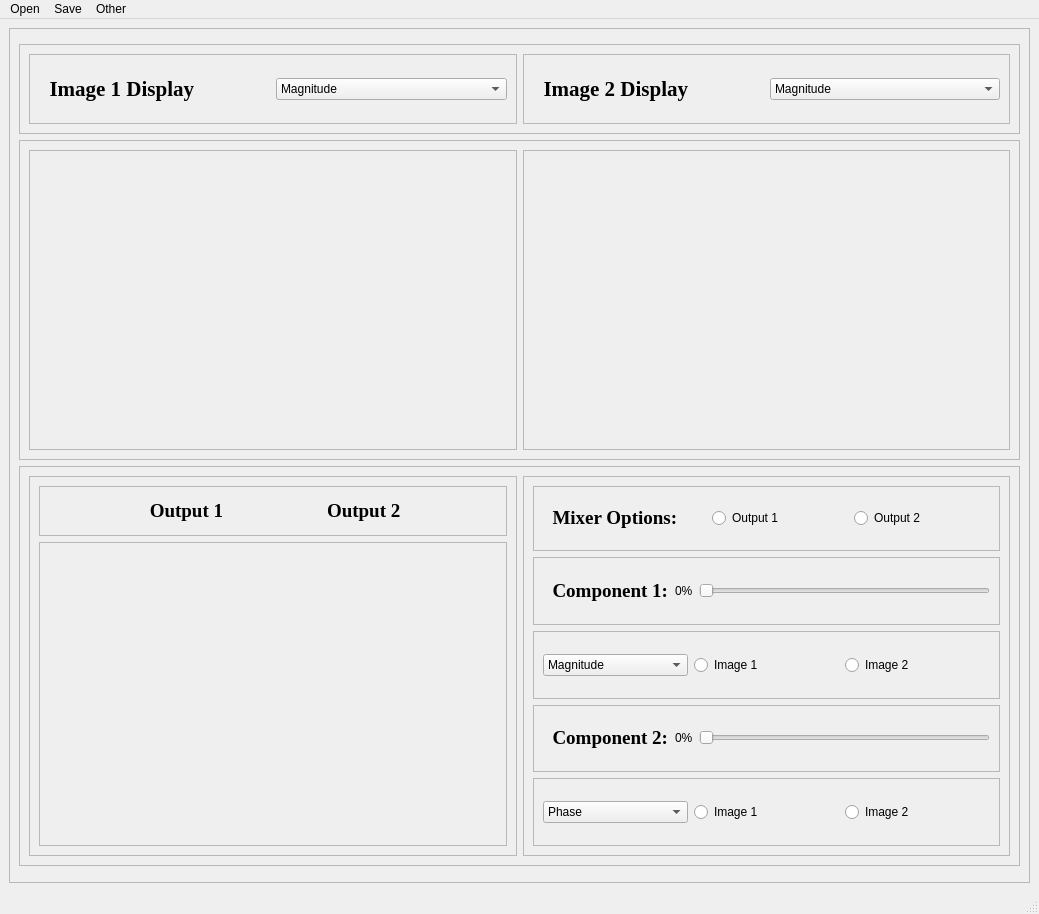
<?xml version="1.0" encoding="UTF-8"?>
<ui version="4.0">
 <class>MainWindow</class>
 <widget class="QMainWindow" name="MainWindow">
  <property name="geometry">
   <rect>
    <x>0</x>
    <y>0</y>
    <width>1039</width>
    <height>914</height>
   </rect>
  </property>
  <property name="windowTitle">
   <string>MainWindow</string>
  </property>
  <widget class="QWidget" name="centralwidget">
   <layout class="QGridLayout" name="gridLayout">
    <item row="0" column="0">
     <widget class="QFrame" name="frame">
      <property name="minimumSize">
       <size>
        <width>794</width>
        <height>0</height>
       </size>
      </property>
      <property name="frameShape">
       <enum>QFrame::StyledPanel</enum>
      </property>
      <property name="frameShadow">
       <enum>QFrame::Raised</enum>
      </property>
      <layout class="QGridLayout" name="gridLayout_21">
       <item row="0" column="0">
        <layout class="QVBoxLayout" name="verticalLayout_2">
         <item>
          <widget class="QFrame" name="frame_2">
           <property name="maximumSize">
            <size>
             <width>16777215</width>
             <height>90</height>
            </size>
           </property>
           <property name="frameShape">
            <enum>QFrame::StyledPanel</enum>
           </property>
           <property name="frameShadow">
            <enum>QFrame::Raised</enum>
           </property>
           <layout class="QGridLayout" name="gridLayout_18">
            <item row="0" column="0">
             <layout class="QHBoxLayout" name="horizontalLayout_3">
              <item>
               <widget class="QFrame" name="frame_3">
                <property name="frameShape">
                 <enum>QFrame::StyledPanel</enum>
                </property>
                <property name="frameShadow">
                 <enum>QFrame::Raised</enum>
                </property>
                <layout class="QGridLayout" name="gridLayout_2">
                 <item row="0" column="0">
                  <layout class="QHBoxLayout" name="horizontalLayout_39">
                   <item>
                    <widget class="QLabel" name="label_25">
                     <property name="font">
                      <font>
                       <family>Times New Roman</family>
                       <pointsize>16</pointsize>
                       <weight>75</weight>
                       <bold>true</bold>
                      </font>
                     </property>
                     <property name="text">
                      <string>  Image 1 Display   </string>
                     </property>
                     <property name="scaledContents">
                      <bool>false</bool>
                     </property>
                    </widget>
                   </item>
                   <item>
                    <widget class="QComboBox" name="Comb_1">
                     <item>
                      <property name="text">
                       <string>Magnitude</string>
                      </property>
                     </item>
                     <item>
                      <property name="text">
                       <string>Phase</string>
                      </property>
                     </item>
                     <item>
                      <property name="text">
                       <string>Real</string>
                      </property>
                     </item>
                     <item>
                      <property name="text">
                       <string>Imaginary</string>
                      </property>
                     </item>
                    </widget>
                   </item>
                  </layout>
                 </item>
                </layout>
               </widget>
              </item>
              <item>
               <widget class="QFrame" name="frame_15">
                <property name="frameShape">
                 <enum>QFrame::StyledPanel</enum>
                </property>
                <property name="frameShadow">
                 <enum>QFrame::Raised</enum>
                </property>
                <layout class="QGridLayout" name="gridLayout_3">
                 <item row="0" column="0">
                  <layout class="QHBoxLayout" name="horizontalLayout_45">
                   <item>
                    <widget class="QLabel" name="label_2">
                     <property name="font">
                      <font>
                       <family>Times New Roman</family>
                       <pointsize>16</pointsize>
                       <weight>75</weight>
                       <bold>true</bold>
                      </font>
                     </property>
                     <property name="text">
                      <string>  Image 2 Display   </string>
                     </property>
                     <property name="scaledContents">
                      <bool>false</bool>
                     </property>
                    </widget>
                   </item>
                   <item>
                    <widget class="QComboBox" name="Comb_2">
                     <item>
                      <property name="text">
                       <string>Magnitude</string>
                      </property>
                     </item>
                     <item>
                      <property name="text">
                       <string>Phase</string>
                      </property>
                     </item>
                     <item>
                      <property name="text">
                       <string>Real</string>
                      </property>
                     </item>
                     <item>
                      <property name="text">
                       <string>Imaginary</string>
                      </property>
                     </item>
                    </widget>
                   </item>
                  </layout>
                 </item>
                </layout>
               </widget>
              </item>
             </layout>
            </item>
           </layout>
          </widget>
         </item>
         <item>
          <widget class="QFrame" name="frame_14">
           <property name="maximumSize">
            <size>
             <width>16777215</width>
             <height>320</height>
            </size>
           </property>
           <property name="frameShape">
            <enum>QFrame::StyledPanel</enum>
           </property>
           <property name="frameShadow">
            <enum>QFrame::Raised</enum>
           </property>
           <layout class="QGridLayout" name="gridLayout_17">
            <item row="0" column="0">
             <layout class="QHBoxLayout" name="horizontalLayout_2">
              <item>
               <widget class="QFrame" name="frame_4">
                <property name="frameShape">
                 <enum>QFrame::StyledPanel</enum>
                </property>
                <property name="frameShadow">
                 <enum>QFrame::Raised</enum>
                </property>
                <layout class="QGridLayout" name="gridLayout_6">
                 <item row="0" column="0">
                  <layout class="QGridLayout" name="gridLayout_4">
                   <item row="0" column="0">
                    <widget class="ImageView" name="widget_1" native="true"/>
                   </item>
                   <item row="0" column="1">
                    <widget class="ImageView" name="widget_mod1" native="true"/>
                   </item>
                  </layout>
                 </item>
                </layout>
               </widget>
              </item>
              <item>
               <widget class="QFrame" name="frame_5">
                <property name="frameShape">
                 <enum>QFrame::StyledPanel</enum>
                </property>
                <property name="frameShadow">
                 <enum>QFrame::Raised</enum>
                </property>
                <layout class="QGridLayout" name="gridLayout_7">
                 <item row="0" column="0">
                  <layout class="QGridLayout" name="gridLayout_5">
                   <item row="0" column="0">
                    <widget class="ImageView" name="widget_2" native="true"/>
                   </item>
                   <item row="0" column="1">
                    <widget class="ImageView" name="widget_mod2" native="true"/>
                   </item>
                  </layout>
                 </item>
                </layout>
               </widget>
              </item>
             </layout>
            </item>
           </layout>
          </widget>
         </item>
         <item>
          <widget class="QFrame" name="frame_17">
           <property name="maximumSize">
            <size>
             <width>16777215</width>
             <height>400</height>
            </size>
           </property>
           <property name="frameShape">
            <enum>QFrame::StyledPanel</enum>
           </property>
           <property name="frameShadow">
            <enum>QFrame::Raised</enum>
           </property>
           <layout class="QGridLayout" name="gridLayout_20">
            <item row="0" column="0">
             <layout class="QHBoxLayout" name="horizontalLayout_4">
              <item>
               <widget class="QFrame" name="frame_16">
                <property name="maximumSize">
                 <size>
                  <width>700</width>
                  <height>16777215</height>
                 </size>
                </property>
                <property name="frameShape">
                 <enum>QFrame::StyledPanel</enum>
                </property>
                <property name="frameShadow">
                 <enum>QFrame::Raised</enum>
                </property>
                <layout class="QGridLayout" name="gridLayout_19">
                 <item row="0" column="0">
                  <layout class="QVBoxLayout" name="verticalLayout">
                   <item>
                    <widget class="QFrame" name="frame_7">
                     <property name="maximumSize">
                      <size>
                       <width>600</width>
                       <height>50</height>
                      </size>
                     </property>
                     <property name="frameShape">
                      <enum>QFrame::StyledPanel</enum>
                     </property>
                     <property name="frameShadow">
                      <enum>QFrame::Raised</enum>
                     </property>
                     <layout class="QGridLayout" name="gridLayout_9">
                      <item row="0" column="0">
                       <layout class="QHBoxLayout" name="horizontalLayout">
                        <item>
                         <spacer name="horizontalSpacer">
                          <property name="orientation">
                           <enum>Qt::Horizontal</enum>
                          </property>
                          <property name="sizeHint" stdset="0">
                           <size>
                            <width>40</width>
                            <height>20</height>
                           </size>
                          </property>
                         </spacer>
                        </item>
                        <item>
                         <widget class="QLabel" name="label_6">
                          <property name="maximumSize">
                           <size>
                            <width>16777215</width>
                            <height>20</height>
                           </size>
                          </property>
                          <property name="font">
                           <font>
                            <family>Times New Roman</family>
                            <pointsize>14</pointsize>
                            <weight>75</weight>
                            <bold>true</bold>
                           </font>
                          </property>
                          <property name="text">
                           <string> Output 1</string>
                          </property>
                         </widget>
                        </item>
                        <item>
                         <spacer name="horizontalSpacer_2">
                          <property name="orientation">
                           <enum>Qt::Horizontal</enum>
                          </property>
                          <property name="sizeHint" stdset="0">
                           <size>
                            <width>40</width>
                            <height>20</height>
                           </size>
                          </property>
                         </spacer>
                        </item>
                        <item>
                         <widget class="QLabel" name="label_7">
                          <property name="maximumSize">
                           <size>
                            <width>16777215</width>
                            <height>20</height>
                           </size>
                          </property>
                          <property name="font">
                           <font>
                            <family>Times New Roman</family>
                            <pointsize>14</pointsize>
                            <weight>75</weight>
                            <bold>true</bold>
                           </font>
                          </property>
                          <property name="text">
                           <string>Output 2</string>
                          </property>
                         </widget>
                        </item>
                        <item>
                         <spacer name="horizontalSpacer_3">
                          <property name="orientation">
                           <enum>Qt::Horizontal</enum>
                          </property>
                          <property name="sizeHint" stdset="0">
                           <size>
                            <width>40</width>
                            <height>20</height>
                           </size>
                          </property>
                         </spacer>
                        </item>
                       </layout>
                      </item>
                     </layout>
                    </widget>
                   </item>
                   <item>
                    <widget class="QFrame" name="frame_6">
                     <property name="maximumSize">
                      <size>
                       <width>16777215</width>
                       <height>16777215</height>
                      </size>
                     </property>
                     <property name="frameShape">
                      <enum>QFrame::StyledPanel</enum>
                     </property>
                     <property name="frameShadow">
                      <enum>QFrame::Raised</enum>
                     </property>
                     <layout class="QGridLayout" name="gridLayout_8">
                      <item row="0" column="0">
                       <layout class="QHBoxLayout" name="horizontalLayout_38">
                        <item>
                         <widget class="ImageView" name="wid_output1" native="true"/>
                        </item>
                        <item>
                         <widget class="ImageView" name="wid_output2" native="true"/>
                        </item>
                       </layout>
                      </item>
                     </layout>
                    </widget>
                   </item>
                  </layout>
                 </item>
                </layout>
               </widget>
              </item>
              <item>
               <widget class="QFrame" name="frame_8">
                <property name="maximumSize">
                 <size>
                  <width>500</width>
                  <height>16777215</height>
                 </size>
                </property>
                <property name="frameShape">
                 <enum>QFrame::StyledPanel</enum>
                </property>
                <property name="frameShadow">
                 <enum>QFrame::Raised</enum>
                </property>
                <layout class="QGridLayout" name="gridLayout_16">
                 <item row="0" column="0">
                  <layout class="QVBoxLayout" name="verticalLayout_6">
                   <item>
                    <widget class="QFrame" name="frame_9">
                     <property name="maximumSize">
                      <size>
                       <width>4050</width>
                       <height>65</height>
                      </size>
                     </property>
                     <property name="frameShape">
                      <enum>QFrame::StyledPanel</enum>
                     </property>
                     <property name="frameShadow">
                      <enum>QFrame::Raised</enum>
                     </property>
                     <layout class="QGridLayout" name="gridLayout_10">
                      <item row="0" column="0">
                       <layout class="QHBoxLayout" name="horizontalLayout_40">
                        <item>
                         <widget class="QLabel" name="label_26">
                          <property name="font">
                           <font>
                            <family>Times New Roman</family>
                            <pointsize>14</pointsize>
                            <weight>75</weight>
                            <bold>true</bold>
                           </font>
                          </property>
                          <property name="text">
                           <string>  Mixer Options:      </string>
                          </property>
                          <property name="scaledContents">
                           <bool>false</bool>
                          </property>
                         </widget>
                        </item>
                        <item>
                         <widget class="QRadioButton" name="radio_out1">
                          <property name="text">
                           <string>Output 1</string>
                          </property>
                         </widget>
                        </item>
                        <item>
                         <widget class="QRadioButton" name="radio_out2">
                          <property name="text">
                           <string>Output 2</string>
                          </property>
                         </widget>
                        </item>
                       </layout>
                      </item>
                     </layout>
                    </widget>
                   </item>
                   <item>
                    <widget class="QFrame" name="frame_10">
                     <property name="frameShape">
                      <enum>QFrame::StyledPanel</enum>
                     </property>
                     <property name="frameShadow">
                      <enum>QFrame::Raised</enum>
                     </property>
                     <layout class="QGridLayout" name="gridLayout_11">
                      <item row="0" column="0">
                       <layout class="QHBoxLayout" name="horizontalLayout_41">
                        <item>
                         <widget class="QLabel" name="label_27">
                          <property name="font">
                           <font>
                            <family>Times New Roman</family>
                            <pointsize>14</pointsize>
                            <weight>75</weight>
                            <bold>true</bold>
                           </font>
                          </property>
                          <property name="text">
                           <string>  Component 1:</string>
                          </property>
                          <property name="scaledContents">
                           <bool>false</bool>
                          </property>
                         </widget>
                        </item>
                        <item>
                         <widget class="QLabel" name="label">
                          <property name="text">
                           <string>0%</string>
                          </property>
                         </widget>
                        </item>
                        <item>
                         <widget class="QSlider" name="horizontalSlider_17">
                          <property name="orientation">
                           <enum>Qt::Horizontal</enum>
                          </property>
                         </widget>
                        </item>
                       </layout>
                      </item>
                     </layout>
                    </widget>
                   </item>
                   <item>
                    <widget class="QFrame" name="frame_11">
                     <property name="frameShape">
                      <enum>QFrame::StyledPanel</enum>
                     </property>
                     <property name="frameShadow">
                      <enum>QFrame::Raised</enum>
                     </property>
                     <layout class="QGridLayout" name="gridLayout_12">
                      <item row="0" column="0">
                       <layout class="QHBoxLayout" name="horizontalLayout_42">
                        <item>
                         <widget class="QComboBox" name="Combo_com1">
                          <item>
                           <property name="text">
                            <string>Magnitude</string>
                           </property>
                          </item>
                          <item>
                           <property name="text">
                            <string>Uniform Magnitude</string>
                           </property>
                          </item>
                          <item>
                           <property name="text">
                            <string>Phase</string>
                           </property>
                          </item>
                          <item>
                           <property name="text">
                            <string>Uniform Phase</string>
                           </property>
                          </item>
                          <item>
                           <property name="text">
                            <string>Real</string>
                           </property>
                          </item>
                          <item>
                           <property name="text">
                            <string>Imaginary</string>
                           </property>
                          </item>
                         </widget>
                        </item>
                        <item>
                         <widget class="QRadioButton" name="radio_com11">
                          <property name="text">
                           <string>Image 1</string>
                          </property>
                         </widget>
                        </item>
                        <item>
                         <widget class="QRadioButton" name="radio_com12">
                          <property name="text">
                           <string>Image 2</string>
                          </property>
                         </widget>
                        </item>
                       </layout>
                      </item>
                     </layout>
                    </widget>
                   </item>
                   <item>
                    <widget class="QFrame" name="frame_12">
                     <property name="frameShape">
                      <enum>QFrame::StyledPanel</enum>
                     </property>
                     <property name="frameShadow">
                      <enum>QFrame::Raised</enum>
                     </property>
                     <layout class="QGridLayout" name="gridLayout_14">
                      <item row="1" column="0">
                       <layout class="QHBoxLayout" name="horizontalLayout_5">
                        <item>
                         <widget class="QLabel" name="label_28">
                          <property name="font">
                           <font>
                            <family>Times New Roman</family>
                            <pointsize>14</pointsize>
                            <weight>75</weight>
                            <bold>true</bold>
                           </font>
                          </property>
                          <property name="text">
                           <string>  Component 2:</string>
                          </property>
                          <property name="scaledContents">
                           <bool>false</bool>
                          </property>
                         </widget>
                        </item>
                        <item>
                         <widget class="QLabel" name="label_3">
                          <property name="text">
                           <string>0%</string>
                          </property>
                         </widget>
                        </item>
                        <item>
                         <widget class="QSlider" name="horizontalSlider_18">
                          <property name="orientation">
                           <enum>Qt::Horizontal</enum>
                          </property>
                         </widget>
                        </item>
                       </layout>
                      </item>
                     </layout>
                    </widget>
                   </item>
                   <item>
                    <widget class="QFrame" name="frame_13">
                     <property name="frameShape">
                      <enum>QFrame::StyledPanel</enum>
                     </property>
                     <property name="frameShadow">
                      <enum>QFrame::Raised</enum>
                     </property>
                     <layout class="QGridLayout" name="gridLayout_15">
                      <item row="0" column="0">
                       <layout class="QHBoxLayout" name="horizontalLayout_44">
                        <item>
                         <widget class="QComboBox" name="Combo_com2">
                          <item>
                           <property name="text">
                            <string>Phase</string>
                           </property>
                          </item>
                          <item>
                           <property name="text">
                            <string>Uniform Phase</string>
                           </property>
                          </item>
                         </widget>
                        </item>
                        <item>
                         <widget class="QRadioButton" name="r">
                          <property name="text">
                           <string>Image 1</string>
                          </property>
                         </widget>
                        </item>
                        <item>
                         <widget class="QRadioButton" name="radioButton_24">
                          <property name="text">
                           <string>Image 2</string>
                          </property>
                         </widget>
                        </item>
                       </layout>
                      </item>
                     </layout>
                    </widget>
                   </item>
                  </layout>
                 </item>
                </layout>
               </widget>
              </item>
             </layout>
            </item>
           </layout>
          </widget>
         </item>
        </layout>
       </item>
      </layout>
     </widget>
    </item>
   </layout>
  </widget>
  <widget class="QMenuBar" name="menubar">
   <property name="geometry">
    <rect>
     <x>0</x>
     <y>0</y>
     <width>1039</width>
     <height>26</height>
    </rect>
   </property>
   <widget class="QMenu" name="menuOpen">
    <property name="title">
     <string>Open</string>
    </property>
    <addaction name="actionOpen_Image"/>
    <addaction name="actionImage_2"/>
   </widget>
   <widget class="QMenu" name="menuSave">
    <property name="title">
     <string>Save</string>
    </property>
    <addaction name="actionSave_1"/>
    <addaction name="actionSave_2"/>
   </widget>
   <widget class="QMenu" name="menuOther">
    <property name="title">
     <string>Other</string>
    </property>
    <addaction name="actionReset"/>
   </widget>
   <addaction name="menuOpen"/>
   <addaction name="menuSave"/>
   <addaction name="menuOther"/>
  </widget>
  <widget class="QStatusBar" name="statusbar"/>
  <action name="actionOpen_Image">
   <property name="text">
    <string>Image 1</string>
   </property>
   <property name="shortcut">
    <string>Ctrl+1</string>
   </property>
  </action>
  <action name="actionImage_2">
   <property name="text">
    <string>Image 2</string>
   </property>
   <property name="shortcut">
    <string>Ctrl+2</string>
   </property>
  </action>
  <action name="actionSave_1">
   <property name="text">
    <string>Save 1</string>
   </property>
   <property name="shortcut">
    <string>Ctrl+S</string>
   </property>
  </action>
  <action name="actionSave_2">
   <property name="text">
    <string>Save 2</string>
   </property>
   <property name="shortcut">
    <string>Ctrl+D</string>
   </property>
  </action>
  <action name="actionReset">
   <property name="text">
    <string>Reset</string>
   </property>
  </action>
 </widget>
 <customwidgets>
  <customwidget>
   <class>ImageView</class>
   <extends>QWidget</extends>
   <header location="global">pyqtgraph.h</header>
   <container>1</container>
  </customwidget>
 </customwidgets>
 <resources/>
 <connections/>
</ui>
